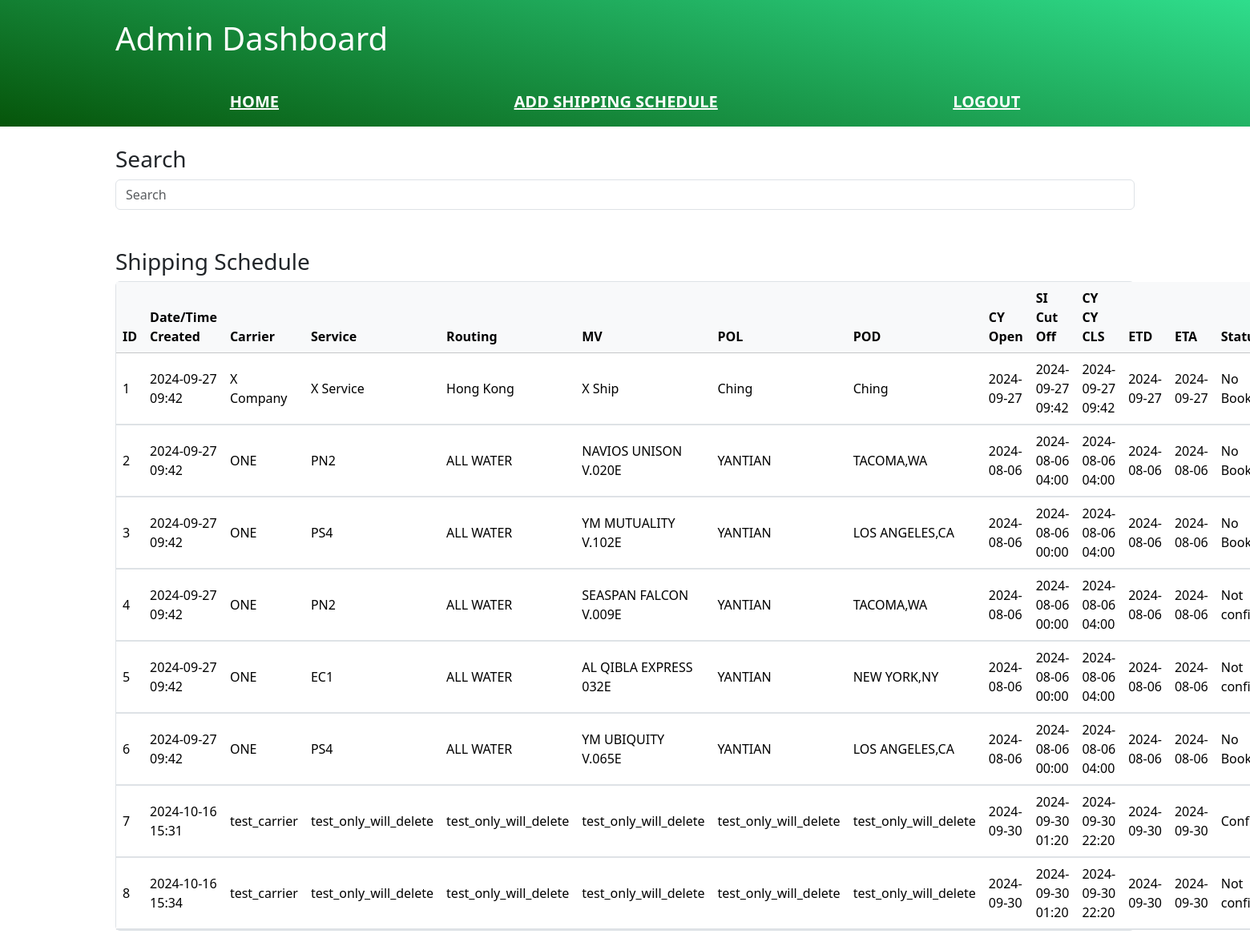
The page /admin/ (signed in) on the database its author committed.
### app/model.py (models this page shows, shortened)
class Data_shipping_schedule(db.Model):
    __tablename__ = 'data_shipping_schedule'
    id = db.Column(db.Integer, primary_key=True)
    carrier = db.Column(db.String(100), nullable= False)                                    #   Shipping company
    service = db.Column(db.String(100), nullable=False)                                     #   Shipping service
    routing = db.Column(db.String(100), nullable=False)                                     #   Routing
    MV = db.Column(db.String(100), nullable=False)                                          #   Master vessel (ship name)
    POL = db.Column(db.String(100), nullable=False)                                         #   Port of loading
    POD = db.Column(db.String(100), nullable=False)                                         #   Port of discharge
    CY_Open = db.Column(db.DateTime, nullable=False)                                        #   Container yard open (should be in datetime format)
    SI_Cut_Off = db.Column(db.DateTime, nullable=False)                                     #   Shipping information off (should be in datetime format)
    CY_CY_CLS = db.Column(db.DateTime, nullable=False)                                      #   Closing date (should be in datetime format)
    ETD =  db.Column(db.DateTime, nullable=False)                                           #   Estimated Time of Departure (should be in datetime format)
    ETA =  db.Column(db.DateTime, nullable=False)                                           #   Estimated Time of Arrival (should be in datetime format)
    date_created = db.Column(db.DateTime, default=datetime.utcnow)
    status = db.Column(db.String(20), nullable=False)                                       # Status s1 -> s2 -> s3
    bookings = db.relationship('Data_booking', backref='data_shipping_schedule', lazy=True)
    confirm_orders = db.relationship('Data_confirm_order', backref='data_shipping_schedule', uselist=False)
    user_id = db.Column(db.Integer, db.ForeignKey('user_data.id'), nullable=False)

### app/routes/admin.py (the view)
@admin.route("/")
@login_required
@role_required("admin")
def admin_dashboard():
    results = Data_shipping_schedule.query.all()  # Admin can see all shipping data
    return render_template("dashboard.html", results=results, current_user=current_user)

### app/restriction.py (called while the page is built)
def role_required(rank):
    def decorator(func):
        @wraps(func)
        def decorated_view(*args, **kwargs):
            if not current_user.is_authenticated or current_user.rank != rank:
                abort(403)  # Forbidden
            return func(*args, **kwargs)
        return decorated_view
    return decorator

### driver.py (called while the page is built)
@login_manager.user_loader
def load_user(user_id):
    return User_data.query.get(int(user_id))

### templates/dashboard.html (shortened to what this page needs)
{% extends 'base.html' %}
{% block body %}
  {% include 'header.html' %}
  {% include 'search.html' %}
  {% include 'shipping_table.html' %}
{% endblock %}

### templates/shipping_table_results.html (shortened to what this page needs)
{% if results %}
  {% for result in results %}
    <tr>
      {% if current_user.rank == 'admin' %}
        <td>{{ result.id }}</td>
        <td>{{ result.date_created.strftime('%Y-%m-%d %H:%M') }}</td>
      {% endif %}
      <td>{{ result.carrier }}</td>
      <td>{{ result.service }}</td>
      <td>{{ result.routing }}</td>
      <td>{{ result.MV }}</td>
      <td>{{ result.POL }}</td>
      <td>{{ result.POD }}</td>
      <td>{{ result.CY_Open.strftime('%Y-%m-%d') }}</td>
      <td>{{ result.SI_Cut_Off.strftime('%Y-%m-%d %H:%M') }}</td>
      <td>{{ result.CY_CY_CLS.strftime('%Y-%m-%d %H:%M') }}</td>
      <td>{{ result.ETD.strftime('%Y-%m-%d') }}</td>
      <td>{{ result.ETA.strftime('%Y-%m-%d') }}</td>
      {% if result.status == 's1' %}
        <td>No Booking</td>
      {% elif result.status == 's2' %}
        <td>Not confirmed</td>
      {% elif result.status == 's3' %}
        <td>Confirmed</td>
      {% else %}
        <td>Error</td>
      {% endif %}
    </tr>
    <tr>
      <td colspan="15" class="bg-body-tertiary ps-4 pe-4 pt-0 pb-0">
      </td>
    </tr>
  {% endfor %}
{% else %}
  <tr>
    <td colspan="14">No results found.</td>
  </tr>
{% endif %}

### static/css/main.css (style rules this page uses)
html { scroll-padding-top: 60px; }

### rows shown on the page
Data_shipping_schedule: id "1", date_created "2024-09-27 09:42", carrier "X Company", service "X Service", routing "Hong Kong", MV "X Ship", POL "Ching", POD "Ching", CY_Open "2024-09-27", SI_Cut_Off "2024-09-27 09:42", CY_CY_CLS "2024-09-27 09:42", ETD "2024-09-27", ETA "2024-09-27", status "No…"
Data_shipping_schedule: id "2", date_created "2024-09-27 09:42", carrier "ONE", service "PN2", routing "ALL WATER", MV "NAVIOS UNISON V.020E", POL "YANTIAN", POD "TACOMA,WA", CY_Open "2024-08-06", SI_Cut_Off "2024-08-06 04:00", CY_CY_CLS "2024-08-06 04:00", ETD "2024-08-06", ETA "2024-08-06", status "No…"
Data_shipping_schedule: id "3", date_created "2024-09-27 09:42", carrier "ONE", service "PS4", routing "ALL WATER", MV "YM MUTUALITY V.102E", POL "YANTIAN", POD "LOS ANGELES,CA", CY_Open "2024-08-06", SI_Cut_Off "2024-08-06 00:00", CY_CY_CLS "2024-08-06 04:00", ETD "2024-08-06", ETA "2024-08-06", status "No…"
Data_shipping_schedule: id "4", date_created "2024-09-27 09:42", carrier "ONE", service "PN2", routing "ALL WATER", MV "SEASPAN FALCON V.009E", POL "YANTIAN", POD "TACOMA,WA", CY_Open "2024-08-06", SI_Cut_Off "2024-08-06 00:00", CY_CY_CLS "2024-08-06 04:00", ETD "2024-08-06", ETA "2024-08-06", status "Not…"
Data_shipping_schedule: id "5", date_created "2024-09-27 09:42", carrier "ONE", service "EC1", routing "ALL WATER", MV "AL QIBLA EXPRESS 032E", POL "YANTIAN", POD "NEW YORK,NY", CY_Open "2024-08-06", SI_Cut_Off "2024-08-06 00:00", CY_CY_CLS "2024-08-06 04:00", ETD "2024-08-06", ETA "2024-08-06", status "Not…"
Data_shipping_schedule: id "6", date_created "2024-09-27 09:42", carrier "ONE", service "PS4", routing "ALL WATER", MV "YM UBIQUITY V.065E", POL "YANTIAN", POD "LOS ANGELES,CA", CY_Open "2024-08-06", SI_Cut_Off "2024-08-06 00:00", CY_CY_CLS "2024-08-06 04:00", ETD "2024-08-06", ETA "2024-08-06", status "No…"
Data_shipping_schedule: id "7", date_created "2024-10-16 15:31", carrier "test_carrier", service "test_only_will_delete", routing "test_only_will_delete", MV "test_only_will_delete", POL "test_only_will_delete", POD "test_only_will_delete", CY_Open "2024-09-30", SI_Cut_Off "2024-09-30 01:20", CY_CY_CLS "2024-09-30 22:20", ETD "2024-09-30", ETA "2024-09-30", status "Confirmed"
Data_shipping_schedule: id "8", date_created "2024-10-16 15:34", carrier "test_carrier", service "test_only_will_delete", routing "test_only_will_delete", MV "test_only_will_delete", POL "test_only_will_delete", POD "test_only_will_delete", CY_Open "2024-09-30", SI_Cut_Off "2024-09-30 01:20", CY_CY_CLS "2024-09-30 22:20", ETD "2024-09-30", ETA "2024-09-30", status "Not…"
